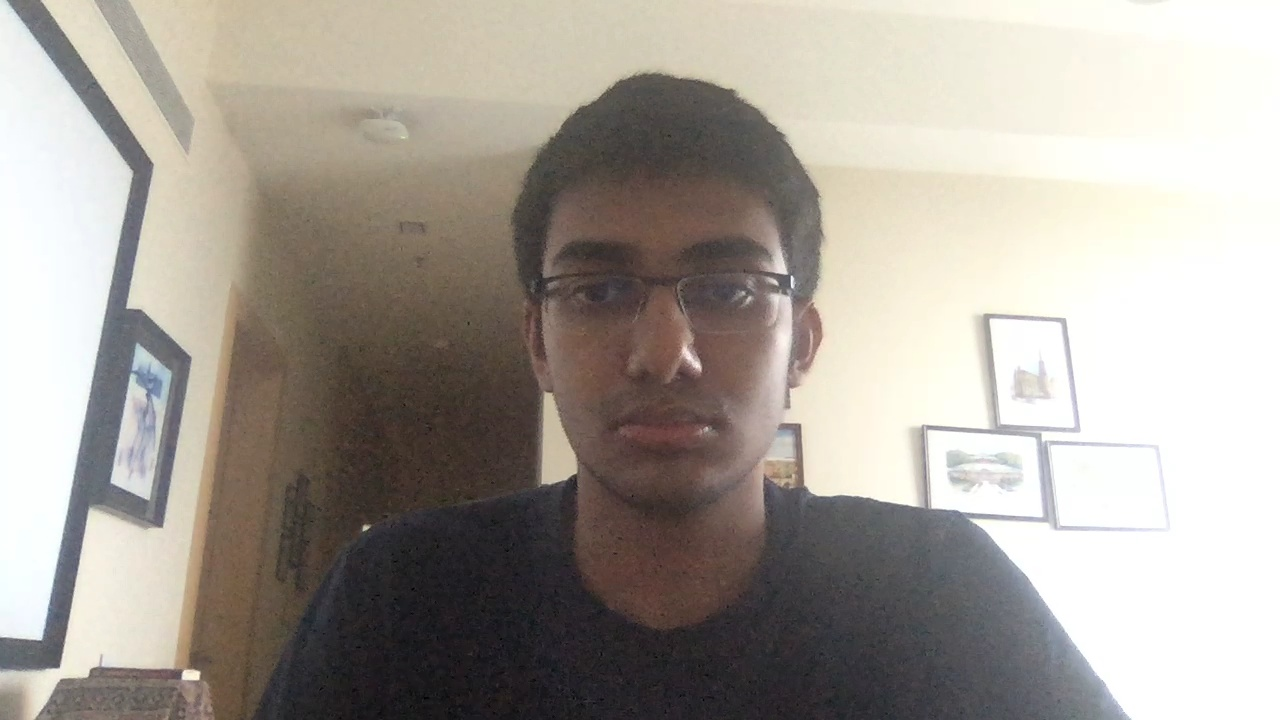
#> input picture dataset/vivek/0.jpg, 1280 x 720 px
$ python playground.py
#> lines starting #> are read from the running program, lines starting #| are printed output that depends on the picture
import cv2
image = cv2.imread('dataset/vivek/0.jpg')
#> image is the input picture: shape (720, 1280, 3); mean B, G, R 152.4, 160.2, 166.5
flipHorizontal = cv2.flip(image, 1)
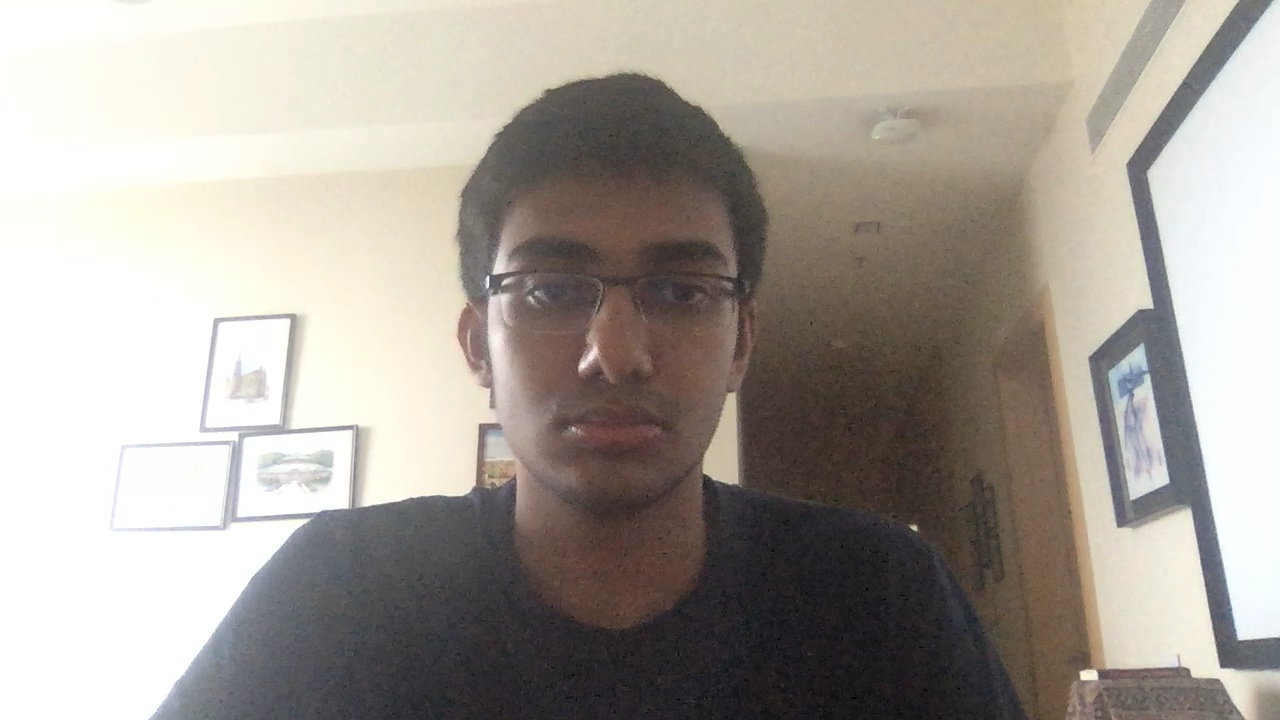
#> flipHorizontal: shape (720, 1280, 3); mean B, G, R 152.4, 160.2, 166.5
cv2.imshow('original', image)
cv2.imshow('Flip horizontal', flipHorizontal)
cv2.waitKey(0)

$ run again, with dataset/vivek/0 copy 2.jpg copied over dataset/vivek/0.jpg
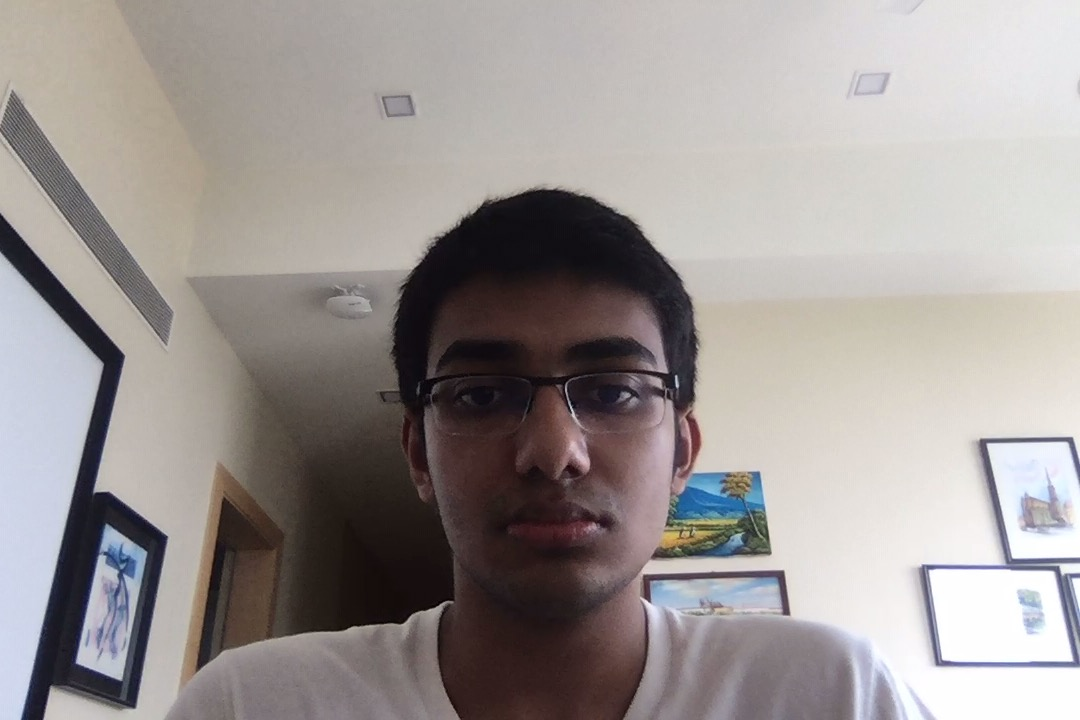
#> input picture dataset/vivek/0 copy 2.jpg, 1080 x 720 px
#> image is the input picture: shape (720, 1080, 3); mean B, G, R 148.6, 150.5, 156.6
#> `flipHorizontal = cv2.flip(image, 1)`:
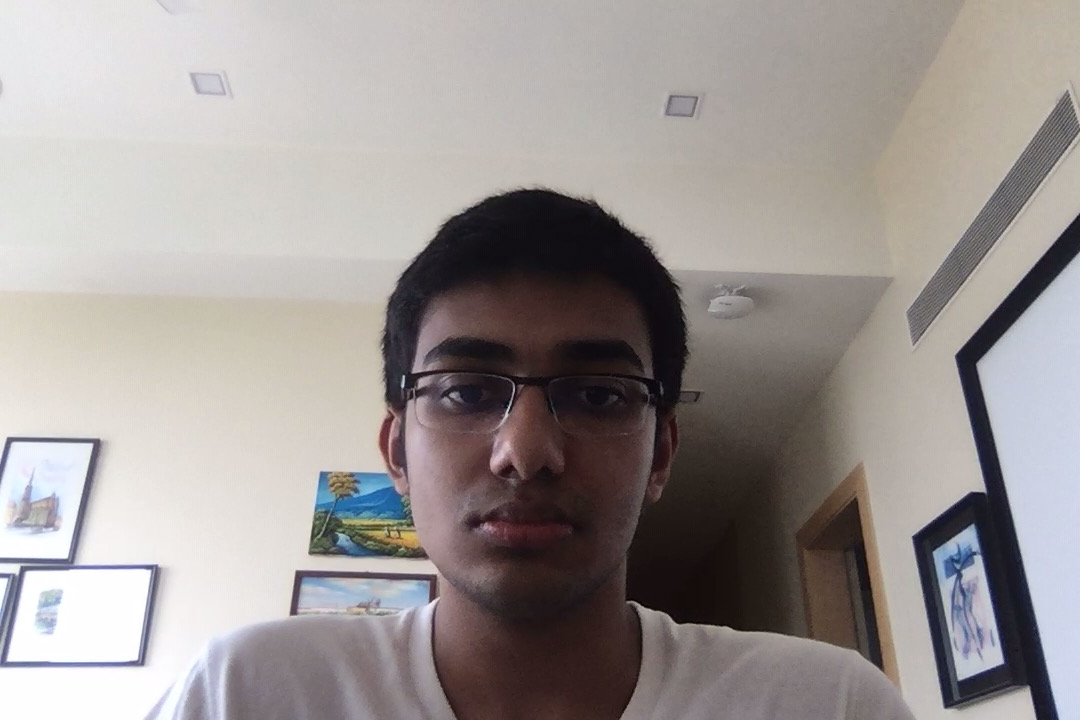
#> flipHorizontal: shape (720, 1080, 3); mean B, G, R 148.6, 150.5, 156.6
